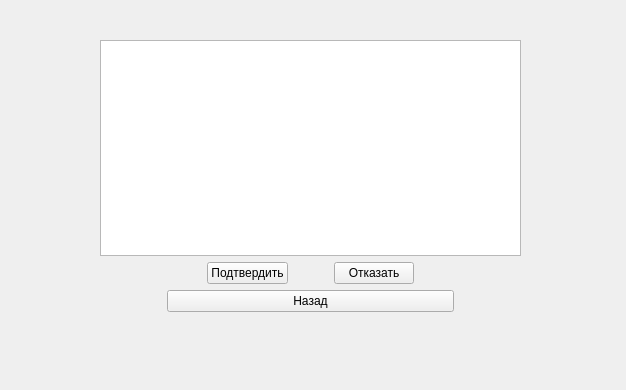
<?xml version="1.0" encoding="UTF-8"?>
<ui version="4.0">
 <class>Administrator</class>
 <widget class="QWidget" name="Administrator">
  <property name="geometry">
   <rect>
    <x>0</x>
    <y>0</y>
    <width>626</width>
    <height>390</height>
   </rect>
  </property>
  <property name="windowTitle">
   <string>Form</string>
  </property>
  <widget class="QStackedWidget" name="stackedWidget">
   <property name="geometry">
    <rect>
     <x>0</x>
     <y>0</y>
     <width>621</width>
     <height>381</height>
    </rect>
   </property>
   <property name="currentIndex">
    <number>2</number>
   </property>
   <widget class="QWidget" name="main_page">
    <widget class="QWidget" name="layoutWidget">
     <property name="geometry">
      <rect>
       <x>170</x>
       <y>80</y>
       <width>270</width>
       <height>211</height>
      </rect>
     </property>
     <layout class="QVBoxLayout" name="verticalLayout_3">
      <item>
       <layout class="QHBoxLayout" name="horizontalLayout">
        <item>
         <spacer name="horizontalSpacer">
          <property name="orientation">
           <enum>Qt::Horizontal</enum>
          </property>
          <property name="sizeHint" stdset="0">
           <size>
            <width>40</width>
            <height>20</height>
           </size>
          </property>
         </spacer>
        </item>
        <item>
         <layout class="QVBoxLayout" name="verticalLayout_2">
          <item>
           <widget class="QLabel" name="label">
            <property name="font">
             <font>
              <pointsize>11</pointsize>
              <bold>true</bold>
              <underline>true</underline>
             </font>
            </property>
            <property name="text">
             <string>Добро пожаловать</string>
            </property>
           </widget>
          </item>
          <item>
           <widget class="QLabel" name="label_2">
            <property name="font">
             <font>
              <italic>true</italic>
             </font>
            </property>
            <property name="text">
             <string>Выберите действие</string>
            </property>
           </widget>
          </item>
         </layout>
        </item>
        <item>
         <spacer name="horizontalSpacer_2">
          <property name="orientation">
           <enum>Qt::Horizontal</enum>
          </property>
          <property name="sizeHint" stdset="0">
           <size>
            <width>40</width>
            <height>20</height>
           </size>
          </property>
         </spacer>
        </item>
       </layout>
      </item>
      <item>
       <layout class="QVBoxLayout" name="verticalLayout">
        <item>
         <widget class="QPushButton" name="order_button">
          <property name="text">
           <string>Рассмотреть заявки</string>
          </property>
         </widget>
        </item>
        <item>
         <spacer name="verticalSpacer">
          <property name="orientation">
           <enum>Qt::Vertical</enum>
          </property>
          <property name="sizeHint" stdset="0">
           <size>
            <width>20</width>
            <height>40</height>
           </size>
          </property>
         </spacer>
        </item>
        <item>
         <widget class="QPushButton" name="reg_worker">
          <property name="text">
           <string>Зарегистрировать работника</string>
          </property>
         </widget>
        </item>
        <item>
         <spacer name="verticalSpacer_2">
          <property name="orientation">
           <enum>Qt::Vertical</enum>
          </property>
          <property name="sizeHint" stdset="0">
           <size>
            <width>20</width>
            <height>40</height>
           </size>
          </property>
         </spacer>
        </item>
        <item>
         <widget class="QPushButton" name="exit">
          <property name="text">
           <string>Выход</string>
          </property>
         </widget>
        </item>
       </layout>
      </item>
     </layout>
    </widget>
   </widget>
   <widget class="QWidget" name="add_page">
    <widget class="QWidget" name="layoutWidget">
     <property name="geometry">
      <rect>
       <x>90</x>
       <y>10</y>
       <width>431</width>
       <height>352</height>
      </rect>
     </property>
     <layout class="QVBoxLayout" name="verticalLayout_4">
      <item>
       <layout class="QHBoxLayout" name="horizontalLayout_6">
        <item>
         <layout class="QVBoxLayout" name="verticalLayout_7">
          <item>
           <widget class="QLabel" name="LoginLabel_2">
            <property name="text">
             <string>Фамилия</string>
            </property>
           </widget>
          </item>
          <item>
           <widget class="QLabel" name="LoginLabel">
            <property name="text">
             <string>Имя</string>
            </property>
           </widget>
          </item>
          <item>
           <widget class="QLabel" name="LoginLabel_3">
            <property name="text">
             <string>Отчество</string>
            </property>
           </widget>
          </item>
          <item>
           <widget class="QLabel" name="LoginLabel_6">
            <property name="text">
             <string>Номер телефона</string>
            </property>
           </widget>
          </item>
          <item>
           <widget class="QLabel" name="LoginLabel_7">
            <property name="text">
             <string>E-mail</string>
            </property>
           </widget>
          </item>
          <item>
           <widget class="QLabel" name="LoginLabel_4">
            <property name="text">
             <string>Логин:</string>
            </property>
           </widget>
          </item>
          <item>
           <widget class="QLabel" name="LoginLabel_5">
            <property name="text">
             <string>Пароль</string>
            </property>
           </widget>
          </item>
          <item>
           <widget class="QLabel" name="label_8">
            <property name="text">
             <string>Должность:</string>
            </property>
           </widget>
          </item>
          <item>
           <widget class="QLabel" name="label_3">
            <property name="enabled">
             <bool>true</bool>
            </property>
            <property name="text">
             <string>Стаж:</string>
            </property>
           </widget>
          </item>
         </layout>
        </item>
        <item>
         <layout class="QVBoxLayout" name="verticalLayout_8">
          <item>
           <widget class="QLineEdit" name="surname_lineEdit"/>
          </item>
          <item>
           <widget class="QLineEdit" name="name_lineEdit"/>
          </item>
          <item>
           <widget class="QLineEdit" name="patronomyc_lineEdit"/>
          </item>
          <item>
           <widget class="QLineEdit" name="numberPhone_lineEdit"/>
          </item>
          <item>
           <widget class="QLineEdit" name="email_lineEdit"/>
          </item>
          <item>
           <widget class="QLineEdit" name="login_lineEdit"/>
          </item>
          <item>
           <widget class="QLineEdit" name="password_lineEdit"/>
          </item>
          <item>
           <widget class="QComboBox" name="grade_box">
            <item>
             <property name="text">
              <string>Бухгалтер</string>
             </property>
            </item>
            <item>
             <property name="text">
              <string>Администратор</string>
             </property>
            </item>
            <item>
             <property name="text">
              <string>Водитель</string>
             </property>
            </item>
           </widget>
          </item>
          <item>
           <widget class="QLineEdit" name="stazh_lineEdit"/>
          </item>
         </layout>
        </item>
       </layout>
      </item>
      <item>
       <layout class="QHBoxLayout" name="horizontalLayout_2">
        <item>
         <spacer name="horizontalSpacer_4">
          <property name="orientation">
           <enum>Qt::Horizontal</enum>
          </property>
          <property name="sizeHint" stdset="0">
           <size>
            <width>40</width>
            <height>20</height>
           </size>
          </property>
         </spacer>
        </item>
        <item>
         <widget class="QPushButton" name="accept_button">
          <property name="text">
           <string>Подтвердить</string>
          </property>
         </widget>
        </item>
        <item>
         <spacer name="horizontalSpacer_3">
          <property name="orientation">
           <enum>Qt::Horizontal</enum>
          </property>
          <property name="sizeHint" stdset="0">
           <size>
            <width>40</width>
            <height>20</height>
           </size>
          </property>
         </spacer>
        </item>
        <item>
         <widget class="QPushButton" name="back_button">
          <property name="text">
           <string>Назад</string>
          </property>
         </widget>
        </item>
        <item>
         <spacer name="horizontalSpacer_5">
          <property name="orientation">
           <enum>Qt::Horizontal</enum>
          </property>
          <property name="sizeHint" stdset="0">
           <size>
            <width>40</width>
            <height>20</height>
           </size>
          </property>
         </spacer>
        </item>
       </layout>
      </item>
     </layout>
    </widget>
   </widget>
   <widget class="QWidget" name="order_page">
    <widget class="QWidget" name="">
     <property name="geometry">
      <rect>
       <x>100</x>
       <y>40</y>
       <width>421</width>
       <height>272</height>
      </rect>
     </property>
     <layout class="QVBoxLayout" name="verticalLayout_6">
      <item>
       <widget class="QTableView" name="tableView"/>
      </item>
      <item>
       <layout class="QHBoxLayout" name="horizontalLayout_4">
        <item>
         <spacer name="horizontalSpacer_9">
          <property name="orientation">
           <enum>Qt::Horizontal</enum>
          </property>
          <property name="sizeHint" stdset="0">
           <size>
            <width>40</width>
            <height>20</height>
           </size>
          </property>
         </spacer>
        </item>
        <item>
         <layout class="QVBoxLayout" name="verticalLayout_5">
          <item>
           <layout class="QHBoxLayout" name="horizontalLayout_3">
            <item>
             <spacer name="horizontalSpacer_7">
              <property name="orientation">
               <enum>Qt::Horizontal</enum>
              </property>
              <property name="sizeHint" stdset="0">
               <size>
                <width>40</width>
                <height>20</height>
               </size>
              </property>
             </spacer>
            </item>
            <item>
             <widget class="QPushButton" name="accept_pushButton">
              <property name="text">
               <string>Подтвердить</string>
              </property>
             </widget>
            </item>
            <item>
             <spacer name="horizontalSpacer_6">
              <property name="orientation">
               <enum>Qt::Horizontal</enum>
              </property>
              <property name="sizeHint" stdset="0">
               <size>
                <width>40</width>
                <height>20</height>
               </size>
              </property>
             </spacer>
            </item>
            <item>
             <widget class="QPushButton" name="cancel_pushButton">
              <property name="text">
               <string>Отказать</string>
              </property>
             </widget>
            </item>
            <item>
             <spacer name="horizontalSpacer_8">
              <property name="orientation">
               <enum>Qt::Horizontal</enum>
              </property>
              <property name="sizeHint" stdset="0">
               <size>
                <width>40</width>
                <height>20</height>
               </size>
              </property>
             </spacer>
            </item>
           </layout>
          </item>
          <item>
           <widget class="QPushButton" name="back">
            <property name="text">
             <string>Назад</string>
            </property>
           </widget>
          </item>
         </layout>
        </item>
        <item>
         <spacer name="horizontalSpacer_10">
          <property name="orientation">
           <enum>Qt::Horizontal</enum>
          </property>
          <property name="sizeHint" stdset="0">
           <size>
            <width>40</width>
            <height>20</height>
           </size>
          </property>
         </spacer>
        </item>
       </layout>
      </item>
     </layout>
    </widget>
   </widget>
  </widget>
 </widget>
 <resources/>
 <connections/>
</ui>
